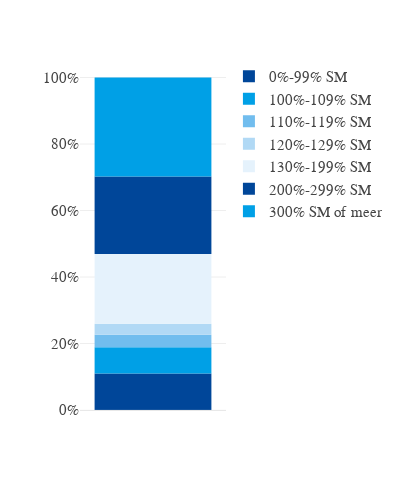

The cell this chart's notebook holds for it:
### Code cell
fig = Bar.stacked_single(
    arm_long.query("jaar == 2011"), 
    x='jaar', 
    y='value', 
    color='inkomen', 
    orientation='v', 
    width=400,
    color_continuous_scale=['red', 'green']

)
fig.update_yaxes(dict(tickformat=".0%"))
# fig.update_traces(texttemplate='%{value:.0%}', textposition='auto')
fig.update_traces(hovertemplate="Inkomenscategorie %{value}")

### Figure 1 — Plotly figure (JSON) as saved in the notebook; plotly's stock layout.template omitted (floating-point values rounded to 4 significant figures)
{"data": [{"alignmentgroup": "True", "hovertemplate": "Inkomenscategorie %{value}", "legendgroup": "0%-99% SM", "marker": {"color": "#004699", "pattern": {"shape": ""}}, "name": "0%-99% SM", "offsetgroup": "0%-99% SM", "orientation": "v", "showlegend": true, "textposition": "auto", "type": "bar", "x": [2011], "xaxis": "x", "y": [0.1099], "yaxis": "y"}, {"alignmentgroup": "True", "hovertemplate": "Inkomenscategorie %{value}", "legendgroup": "100%-109% SM", "marker": {"color": "#00a0e6", "pattern": {"shape": ""}}, "name": "100%-109% SM", "offsetgroup": "100%-109% SM", "orientation": "v", "showlegend": true, "textposition": "auto", "type": "bar", "x": [2011], "xaxis": "x", "y": [0.07914], "yaxis": "y"}, {"alignmentgroup": "True", "hovertemplate": "Inkomenscategorie %{value}", "legendgroup": "110%-119% SM", "marker": {"color": "#71BDEE", "pattern": {"shape": ""}}, "name": "110%-119% SM", "offsetgroup": "110%-119% SM", "orientation": "v", "showlegend": true, "textposition": "auto", "type": "bar", "x": [2011], "xaxis": "x", "y": [0.03723], "yaxis": "y"}, {"alignmentgroup": "True", "hovertemplate": "Inkomenscategorie %{value}", "legendgroup": "120%-129% SM", "marker": {"color": "#B1D9F5", "pattern": {"shape": ""}}, "name": "120%-129% SM", "offsetgroup": "120%-129% SM", "orientation": "v", "showlegend": true, "textposition": "auto", "type": "bar", "x": [2011], "xaxis": "x", "y": [0.03333], "yaxis": "y"}, {"alignmentgroup": "True", "hovertemplate": "Inkomenscategorie %{value}", "legendgroup": "130%-199% SM", "marker": {"color": "#E5F2FC", "pattern": {"shape": ""}}, "name": "130%-199% SM", "offsetgroup": "130%-199% SM", "orientation": "v", "showlegend": true, "textposition": "auto", "type": "bar", "x": [2011], "xaxis": "x", "y": [0.2095], "yaxis": "y"}, {"alignmentgroup": "True", "hovertemplate": "Inkomenscategorie %{value}", "legendgroup": "200%-299% SM", "marker": {"color": "#004699", "pattern": {"shape": ""}}, "name": "200%-299% SM", "offsetgroup": "200%-299% SM", "orientation": "v", "showlegend": true, "textposition": "auto", "type": "bar", "x": [2011], "xaxis": "x", "y": [0.2328], "yaxis": "y"}, {"alignmentgroup": "True", "hovertemplate": "Inkomenscategorie %{value}", "legendgroup": "300% SM of meer", "marker": {"color": "#00a0e6", "pattern": {"shape": ""}}, "name": "300% SM of meer", "offsetgroup": "300% SM of meer", "orientation": "v", "showlegend": true, "textposition": "auto", "type": "bar", "x": [2011], "xaxis": "x", "y": [0.2981], "yaxis": "y"}], "layout": {"barmode": "relative", "height": 490, "legend": {"title": {"text": ""}, "tracegroupgap": 0}, "margin": {"t": 60}, "width": 400, "xaxis": {"anchor": "y", "domain": [0, 1], "showticklabels": false, "title": {"text": ""}}, "yaxis": {"anchor": "x", "domain": [0, 1], "tickformat": ".0%", "title": {"text": ""}}}}
